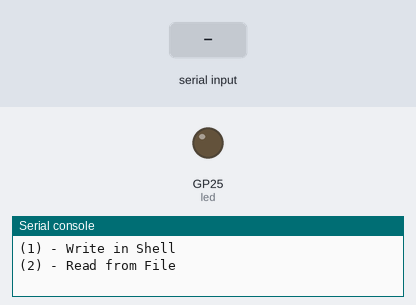
The program below on a simulated Raspberry Pi Pico running MicroPython. On the bench: output pins drawn as LEDs (lit = HIGH), the last lines printed to the serial console. The inputs (shaded band) are chosen by the test bench. At 6.0 s the program stops and its outputs stay as they are.

Above: at 1.2 s.
1.3 s: "1" typed at the serial console, then Enter
2.8 s: "2" typed at the serial console, then Enter
At 4.2 s:
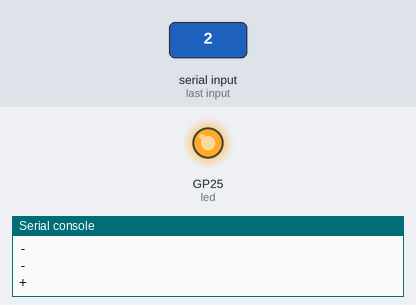
Timing chart, 0 to 7.2 s (numbered marks = the images above; inputs shaded):
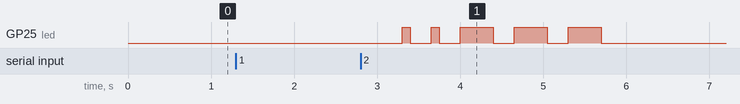

Measured:
- after the input at 2.8 s, GP25 (led): goes HIGH 0.10 s, LOW 0.25 s, HIGH 0.10 s, 3 × (LOW 0.25 s, HIGH 0.40 s), then LOW, starting after 0.50 s

The program:

main.py
```python
import machine
from time import sleep
from config import *


def cmd_choice():
    global text
    cmd = input("(1) - Write in Shell\n(2) - Read from File\n\n")

    if cmd == "1":
        text = input("\n: ")
        morse_code(text)
    elif cmd == "2":
        path = input("\nPath: ")
        # Opens file path -> defines text as file text -> breaks out | on OSError -> prints invalid path -> loops back to input
        try:
            f = open(path, "r")
            text = f.readline()
            morse_code(text)

        except OSError:
            print(f"\nInvalid path '{path}'\n")
            cmd_choice()
    else:
        print(f"\nInvalid input '{cmd}'\n")
        cmd_choice()

def morse_code(text):
    morse = ""

    # Encoder, for key in dict -> replaces char with dict value -> if char isn't equal to space -> prints char
    for char in text:
        for key in dict.keys():
            char = char.upper().replace(key, dict[key])
        sleep(char_wait)
        if char != ' ':
            print(f"\n{rev_dict[char]}")
        # Interpreter, for signal (+ -) in char -> prints char -> if signal equals - or + -> turns on led and sleeps | sleeps -> turns of led
        for signal in char:
            print(signal)
            if signal == "-":
                led.value(1)
                sleep(short)
            elif signal == "+":
                led.value(1)
                sleep(long)
            elif signal == " ":
                sleep(space)
            led.value(0)
            sleep(signal_wait)

cmd_choice()
```

config.py
```python
import machine
led=machine.Pin(25, machine.Pin.OUT)

short=0.1 # Wait time on -
long=short*4 # Wait time on +
space=0.75 # Wait time on space
signal_wait=0.25 # Wait time between signals
char_wait=signal_wait*2 # Wait time between characters

dict = {'A': '-+', 'B': '+---',
        'C': '+-+-', 'D': '+--', 'E': '-',
        'F': '--+-', 'G': '++-', 'H': '----',
        'I': '--', 'J': '-+++', 'K': '+-+',
        'L': '-+--', 'M': '++', 'N': '+-',
        'O': '+++', 'P': '-++-', 'Q': '++-+',
        'R': '-+-', 'S': '---', 'T': '+',
        'U': '--+', 'V': '---+', 'W': '-++',
        'X': '+--+', 'Y': '+-++', 'Z': '++--',
        '1': '-++++', '2': '--+++', '3': '---++',
        '4': '----+', '5': '-----', '6': '+----',
        '7': '++---', '8': '+++--', '9': '++++-',
        '0': '+++++', ', ': '++--++','?': '--++--',
        '/': '+--+-', '(': '+-++-', ')': '+-++-+'
}

rev_dict = {v: k for k, v in dict.items()} # Key, value -> value, key
```
